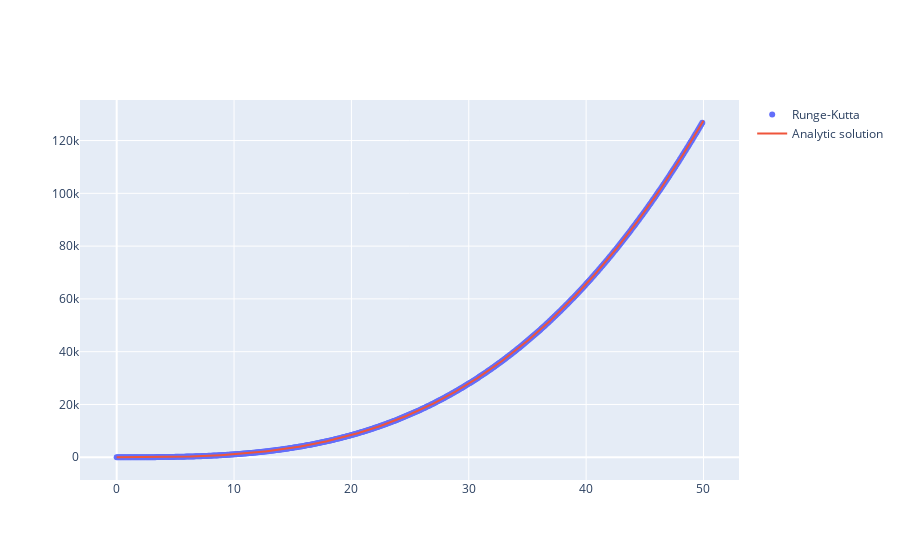

The code cell stored with this chart in its notebook:
### Code cell
from matplotlib import pyplot
import numpy as np
import plotly.graph_objects as go

# y' = func(x, y), y(x0) = y0
x0 = 0
y0 = 1
def func(x, y):
    return np.cos(x)

# solution y(x) for y' = func(x, y)
def sol(x):
    return x ** 3 + x ** 2

# plot obj
fig = go.Figure()

# our method
def runge_kutta(x0, y0, h, N):
    xp = [x0]
    yp = [y0]
    for i in range(1, N):
        xn = xp[i - 1]
        yn = yp[i - 1]
        k1 = func(xn, yn)
        k2 = func(xn + h/2, yn + k1 * h / 2)
        k3 = func(xn + h/2, yn + k2 * h / 2)
        k4 = func(xn + h, yn + k2 * h)
        x_new = xn + h
        y_new = yn + h / 6 * (k1 + 2*k2 + 2*k3 + k4)
        xp.append(x_new)
        yp.append(y_new)
    fig.add_trace(go.Scatter(x=xp, y=yp, mode='markers', name="Runge-Kutta")) # adding method plot 
    return xp, yp

h = 0.1
N = 500

xp, yp = runge_kutta(x0, y0, h, N)

t = np.linspace(x0, x0 + h * N, 1000)
fig.add_trace(go.Scatter(x=t, y=sol(t), name="Analytic solution")) # adding real solution plot
fig.show()

eps = 0
for i in range(0, N):
    eps = max(eps, abs(yp[i] - sol(xp[i])))
print("max error = ", eps)

### Figure 1 — Plotly figure (JSON) as saved in the notebook; plotly's stock layout.template omitted (floating-point values rounded to 4 significant figures; data arrays with more than 128 entries replaced by an {"elided": "..."} marker saying what was removed)
{"data": [{"mode": "markers", "name": "Runge-Kutta", "type": "scatter", "x": {"elided": "500 float values"}, "y": {"elided": "500 float values"}}, {"name": "Analytic solution", "type": "scatter", "x": {"elided": "1000 float values"}, "y": {"elided": "1000 float values"}}], "layout": {}}
